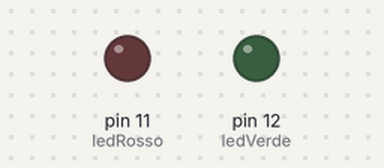
The sketch below on a simulated Arduino Uno, built with avr-gcc and run on an emulated ATmega328P. Shown: output pins drawn as LEDs (lit = HIGH).

Above: at 0.7 s.
At 4.0 s:
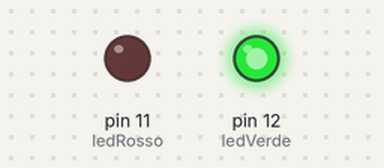
At 5.2 s:
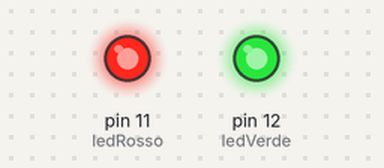
At 8.2 s:
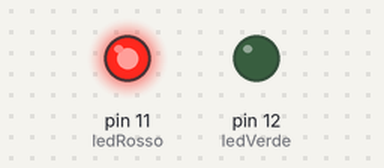
Timing chart, 0 to 9.1 s (numbered marks = the images above):
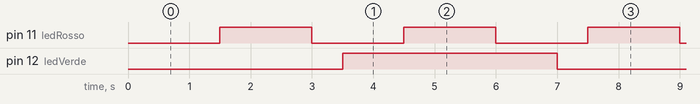

The sketch:

01_01_Laboratorio_IoT_HW.ino
```cpp
/**
 *  IOT laboratorio HW-1
 *  esercizio 1
 *  PILOTAGGIO DEI LED
 *  todo: pilotare due led per farli lampeggiare
 *        con periodi indipendenti fra loro
 *        pins definiti tramite costanti
 *        per pilotare il primo led si usa la delay()
 *        per pilotare il secondo invece una ISR
 *          collegata al timer1 della board
 *        usare i pin d11 e d12
 */

#include <TimerOne.h>

const int ledRosso = 11;
const int ledVerde = 12;
const int delayRosso = 3;

const float rossoHalfPeriod = 1.5;
const float verdeHalfPeriod = 3.5;

volatile int statoLedRosso = LOW;
volatile int statoLedVerde = LOW;

void setup() {
  // put your setup code here, to run once:
  pinMode(ledRosso, OUTPUT);
  pinMode(ledVerde, OUTPUT);
  Timer1.initialize(verdeHalfPeriod * 1e06);
  Timer1.attachInterrupt(blinkGreen);
}

void loop() {
  // put your main code here, to run repeatedly:
  delay(rossoHalfPeriod * 1e03);
  statoLedRosso = !statoLedRosso;
  digitalWrite(ledRosso, statoLedRosso);
}


/*Funzione blinkGreen chiamata dalla funzione interrupt ISR*/
void blinkGreen() {
  statoLedVerde = !statoLedVerde;
  digitalWrite(ledVerde, statoLedVerde);
}
```

Measured:
- by itself, pin 11 (ledRosso): alternates HIGH for 1.5 s and LOW for 1.5 s
- by itself, pin 12 (ledVerde): alternates HIGH for 3.5 s and LOW for 3.5 s
- by itself, everything shown: repeats every 21.0 s, in 18 steps
